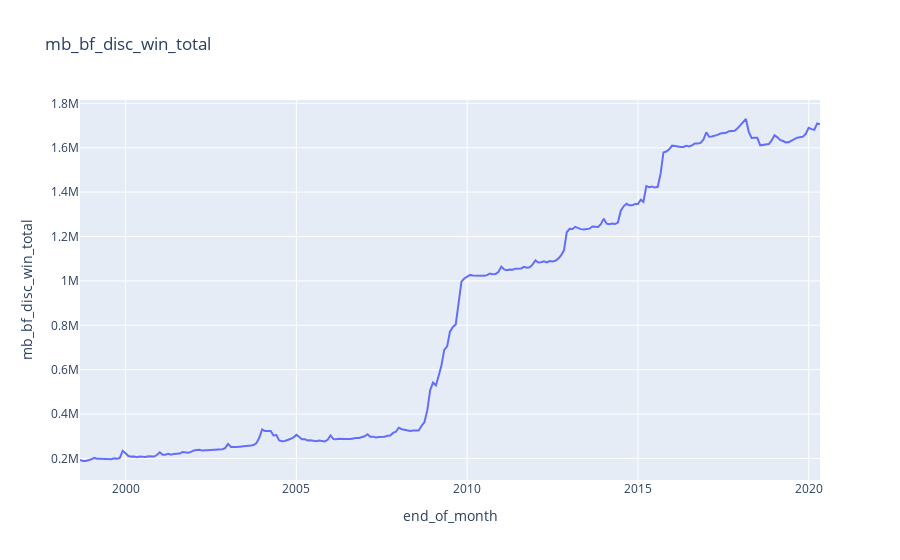

Here is the notebook cell this chart was saved with:
### Code cell
#To plot grapgh on colab run configure_plotly_browser_state() on each cell
configure_plotly_browser_state()
fig = px.line(m3_hkd_Over_mb_tot, x="end_of_month", y = "mb_bf_disc_win_total",
              
              labels={
                     "x": "End_of_month",
                     "y": "mb_bf_disc_win_total"
                 },
              title='mb_bf_disc_win_total')
fig.show()

### Figure 1 — Plotly figure (JSON) as saved in the notebook; plotly's stock layout.template omitted (floating-point values rounded to 4 significant figures; data arrays with more than 128 entries replaced by an {"elided": "..."} marker saying what was removed)
{"data": [{"hovertemplate": "end_of_month=%{x}<br>mb_bf_disc_win_total=%{y}", "showlegend": false, "legendgroup": "", "name": "", "yaxis": "y", "hoverlabel": {"namelength": 0}, "mode": "lines", "xaxis": "x", "y": {"elided": "261 int values"}, "x": {"elided": "261 str values"}, "line": {"color": "#636efa", "dash": "solid"}, "type": "scatter"}], "layout": {"xaxis": {"domain": [0, 1], "anchor": "y", "title": {"text": "end_of_month"}}, "yaxis": {"domain": [0, 1], "anchor": "x", "title": {"text": "mb_bf_disc_win_total"}}, "legend": {"tracegroupgap": 0}, "title": {"text": "mb_bf_disc_win_total"}}}
